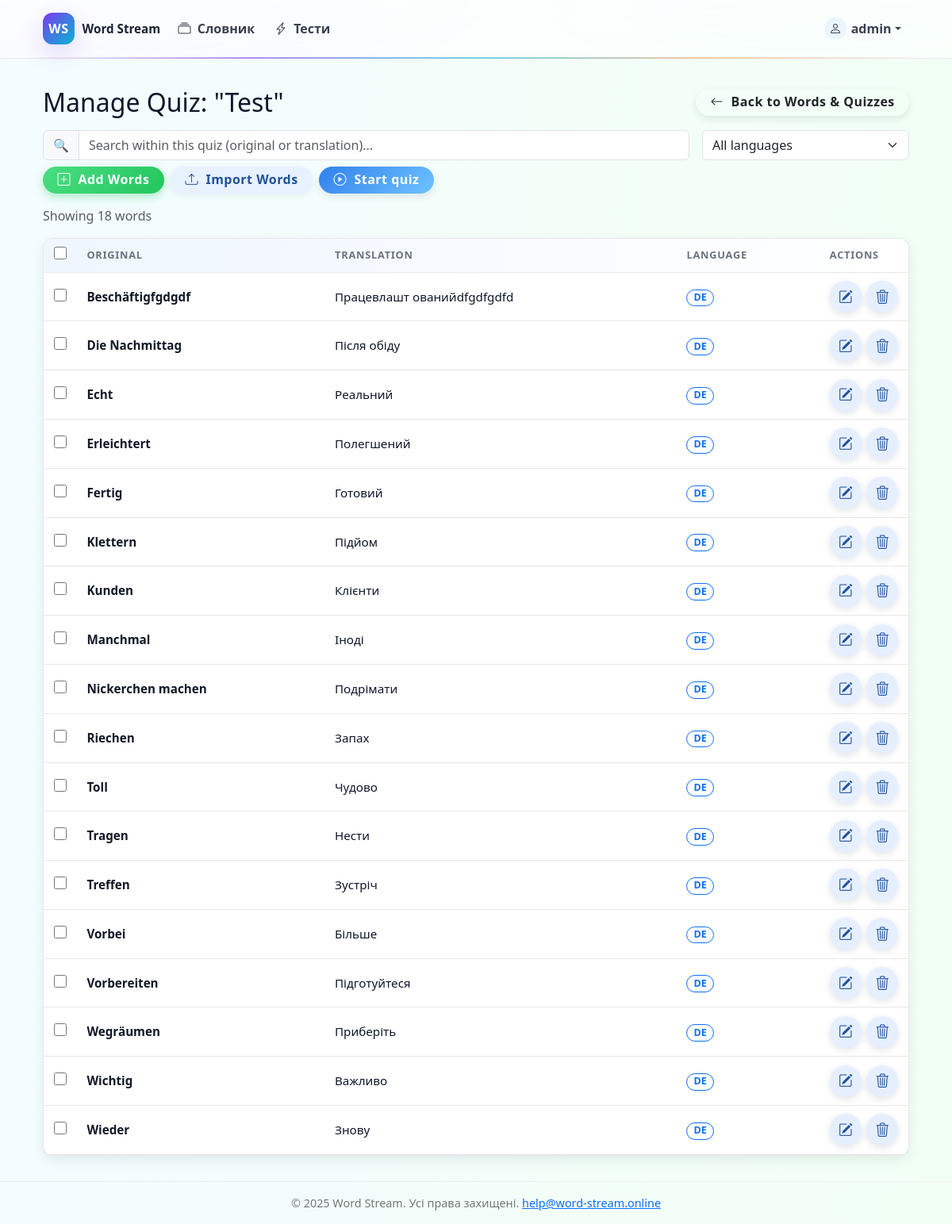
Page /quiz/38/ (signed in) on the earlier database version.
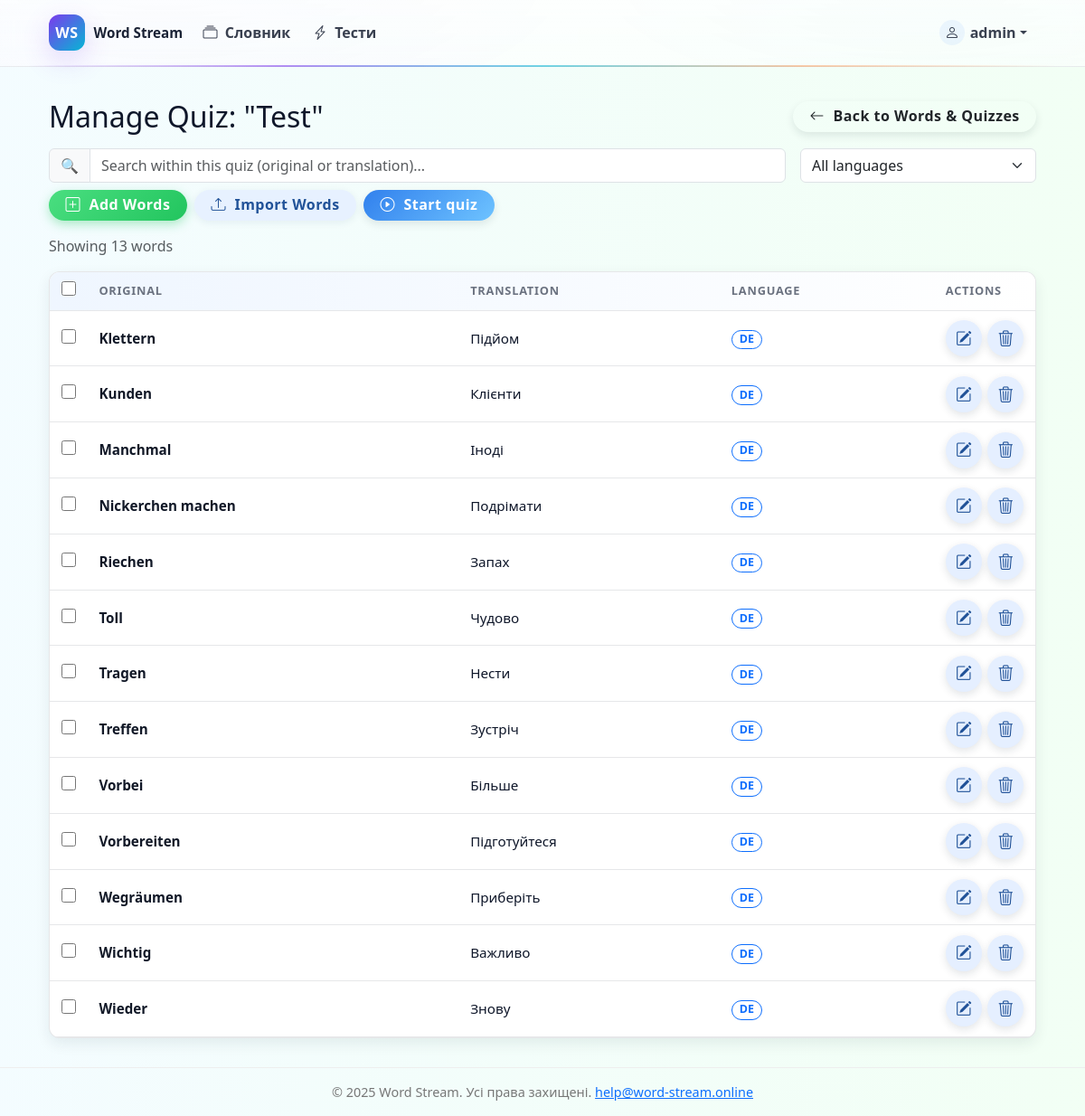
Same page on the later database version.
### quiz/models.py (models this page shows, shortened)
class CustomQuiz(models.Model):
    owner = models.ForeignKey(
        User,
        on_delete=models.CASCADE,
        related_name="custom_quizzes",
        null=True,      # temporary
        blank=True,
    )
    title = models.CharField(max_length=100)
    words = models.ManyToManyField(Word, related_name="in_quizzes")

class Word(models.Model):
    LANGUAGE_CHOICES = [
        ("de", "Німецька"),
        ("en", "Англійська"),
        ("uk", "Українська"),
        ("pl", "Польська"),
        ("fr", "Французька"),
        ("es", "Іспанська"),
        ("it", "Італійська"),
        ("pt", "Португальська"),
        ("nl", "Нідерландська"),
        ("sv", "Шведська"),
        ("no", "Норвезька"),
        ("da", "Данська"),
        ("fi", "Фінська"),
        ("cs", "Чеська"),
        ("sk", "Словацька"),
        ("hu", "Угорська"),
        ("ro", "Румунська"),
    ]
    owner = models.ForeignKey(
        User,
        on_delete=models.CASCADE,
        related_name="words",
        null=True,       # temporary so old rows are allowed
        blank=True,      # same
    )
    original_word = models.CharField(max_length=100)
    translation = models.CharField(max_length=100)
    language = models.CharField(
        max_length=5,
        choices=LANGUAGE_CHOICES,
        default="de",
        blank=True,      # empty string means "unknown"
    )
    is_quizable = models.BooleanField(default=True)
    times_quizzed = models.IntegerField(default=0)
    correct_answers = models.IntegerField(default=0)
    timeout = models.IntegerField(default=0)
    class Meta:
        unique_together = ("owner", "original_word", "language")

### quiz/views.py (the view)
# urls.py: path('quiz/<int:pk>/', views.custom_quiz_detail, name='custom_quiz_detail'),
@login_required
def custom_quiz_detail(request, pk):
    quiz = get_object_or_404(CustomQuiz, pk=pk, owner=request.user)
    quiz_words = quiz.words.order_by('original_word')
    all_words = Word.objects.filter(owner=request.user).exclude(
        pk__in=quiz_words.values('pk')
    ).order_by('original_word')
    context = {
        'quiz': quiz,
        'quiz_words': quiz_words,
        'all_words': all_words,
        'language_choices': Word.LANGUAGE_CHOICES,
    }
    return render(request, 'quiz/quiz_manage_words.html', context)

### quiz/templates/quiz/quiz_manage_words.html (shortened to what this page needs)
{% extends "base.html" %}
{% load static %}
{% block content %}
<div class="container mt-1"
     id="quiz-manage-root"
     data-quiz-id="{{ quiz.id }}"
     data-add-url="{% url 'quiz:quiz_add_words' quiz.id %}"
     data-remove-url="{% url 'quiz:quiz_remove_word' quiz.id %}"
     data-bulk-remove-url="{% url 'quiz:bulk_remove_quiz_words' quiz.id %}">
    <div class="d-flex flex-column flex-sm-row justify-content-between align-items-sm-center mb-3">
        <h2 class="mb-0 order-first order-sm-first text-center text-sm-start">
          Manage Quiz: "{{ quiz.title }}"
        </h2>
      <a
        href="{% url 'quiz:word_list' %}"
        class="btn btn-ws-base btn-ws-outline text-nowrap mt-2 mt-sm-0 order-last order-sm-last"
      >
        <i class="bi bi-arrow-left me-1"></i>
        Back to Words &amp; Quizzes
      </a>
    </div>
  {% include "quiz/partials/manage/_quiz_words_table.html" %}
</div>
{% endblock %}

### quiz/templates/base.html (shortened to what this page needs)
{% load static %}
<!DOCTYPE html>
<html lang="en">
<head>
  <link rel="stylesheet" href="https://cdn.jsdelivr.net/npm/bootstrap@5.3.3/dist/css/bootstrap.min.css">
  <link rel="stylesheet" href="https://cdn.jsdelivr.net/npm/bootstrap-icons@1.11.3/font/bootstrap-icons.css">
  <link rel="stylesheet" href="{% static 'quiz/css/styles.css' %}">
</head>
<body>
  <div class="ws-header">
    <nav class="navbar navbar-expand-lg">
      <div class="container ws-header-inner">
        <a class="ws-brand" href="{% url 'quiz:index' %}">
          <div class="ws-logo-badge" aria-hidden="true">WS</div>
          <div class="ws-brand-text">
            <b>Word Stream</b>
          </div>
        </a>
        <div class="collapse navbar-collapse" id="navbarNav">
          <ul class="navbar-nav mx-lg-auto mb-2 mb-lg-0 gap-lg-1">
            {% if user.is_authenticated %}
              <li class="nav-item">
                <a class="nav-link ws-navlink" href="{% url 'quiz:word_list' %}">
                  <i class="bi bi-collection me-1"></i> Словник
                </a>
              </li>
            {% endif %}
            <li class="nav-item">
              <a class="nav-link ws-navlink" href="{% url 'quiz:quiz' %}">
                <i class="bi bi-lightning-charge me-1"></i> Тести
              </a>
            </li>
          </ul>
          <ul class="navbar-nav ms-lg-auto mb-2 mb-lg-0 align-items-lg-center gap-2">
            {% if user.is_authenticated %}
              <li class="nav-item dropdown ws-dropdown">
                <a class="nav-link ws-navlink dropdown-toggle d-flex align-items-center" href="#"
                   role="button" data-bs-toggle="dropdown" aria-expanded="false">
                  <span class="user-avatar"><i class="bi bi-person"></i></span>
                  <span>{{ user.username }}</span>
                </a>
              </li>
            {% endif %}
          </ul>
        </div>
      </div>
    </nav>
  </div>
  <main class="container">
    {% block content %}{% endblock %}
  </main>
  <footer>
    &copy; {% now "Y" %} Word Stream. Усі права захищені.
    <a href="mailto:help@word-stream.online">help@word-stream.online</a>
  </footer>
</body>
</html>

### quiz/templates/quiz/partials/manage/_quiz_words_table.html (shortened to what this page needs)
<div class="mb-3">
  <div class="row g-2 g-lg-3 align-items-lg-center mb-2">
    <div class="col-12 col-lg-9">
      <div class="input-group">
        <span class="input-group-text">🔍</span>
        <input
          type="text"
          id="quiz-word-search"
          class="form-control"
          placeholder="Search within this quiz (original or translation)..."
        >
      </div>
    </div>
    <div class="col-12 col-lg-3">
      <select id="quiz-language-filter" class="form-select">
        <option value="">All languages</option>
      </select>
    </div>
  </div>
  <div class="d-flex flex-column flex-sm-row justify-content-start gap-2">
    <button
      id="open-add-words-modal-btn"
      class="btn btn-ws-base btn-ws-success flex-fill flex-sm-grow-0 text-nowrap"
      data-quiz-id="{{ quiz.id }}"
      data-candidate-url="{% url 'quiz:quiz_candidate_words' quiz.id %}"
      data-add-url="{% url 'quiz:quiz_add_words' quiz.id %}"
    >
      <i class="bi bi-plus-square me-1"></i>
      Add Words
    </button>
    <a
      href="{% url 'quiz:upload_words' %}?quiz_id={{ quiz.id }}"
      class="btn btn-ws-base btn-ws-soft flex-fill flex-sm-grow-0 text-nowrap"
    >
      <i class="bi bi-upload me-1"></i>
      Import Words
    </a>
      <a
        href="{% url 'quiz:quiz' %}?start=1&quiz_id={{ quiz.id }}"
        class="btn btn-ws-base btn-ws-primary text-nowrap"
    >
        <i class="bi bi-play-circle me-1"></i>
        Start quiz
    </a>
  </div>
</div>
<p class="text-muted mb-3" id="quiz-word-count-text">
  Showing
  <span id="quiz-word-count-number">{{ quiz_words|length }}</span>
  word{% if quiz_words|length != 1 %}s{% endif %}
</p>
<div class="ws-table-wrapper">
  <div class="ws-table-scroll">
    <table class="ws-table ws-table-quiz-words">
      <thead>
        <tr>
          <th class="ws-check-header">
            <input type="checkbox" id="quiz-word-select-all" class="ws-check-input">
          </th>
          <th>Original</th>
          <th>Translation</th>
          <th class="ws-lang-header">Language</th>
          <th class="ws-actions-header">Actions</th>
        </tr>
      </thead>
      <tbody id="quiz-word-table-body">
        {% for word in quiz_words %}
          <tr data-word-id="{{ word.id }}" data-language="{{ word.language }}">
            <td class="ws-check-cell">
              <input type="checkbox" class="ws-check-input quiz-word-checkbox">
            </td>
            <td class="ws-col-original">
              {{ word.original_word }}
            </td>
            <td class="ws-col-translation">
              {{ word.translation }}
            </td>
            <td class="ws-lang-cell">
              <span class="ws-lang-badge">{{ word.language|upper }}</span>
            </td>
            <td class="ws-actions-cell">
              <div class="btn-row">
                <button
                  type="button"
                  class="btn-ws-icon edit quiz-edit-word-btn"
                  title="Edit word"
                  aria-label="Edit word"
                  data-word-id="{{ word.id }}"
                  data-original="{{ word.original_word|escape }}"
                  data-translation="{{ word.translation|escape }}"
                  data-language="{{ word.language }}"
                  data-edit-url="{% url 'quiz:edit_word' word.id %}"
                >
                  <i class="bi bi-pencil-square"></i>
                </button>
                <button
                  type="button"
                  class="btn-ws-icon delete remove-word-btn"
                  title="Remove from quiz"
                  aria-label="Remove word from this quiz"
                >
                  <i class="bi bi-trash3"></i>
                </button>
              </div>
            </td>
          </tr>
        {% empty %}
          <tr>
            <td colspan="100%" class="text-center text-muted py-4">
              This quiz has no words yet.
            </td>
          </tr>
        {% endfor %}
      </tbody>
    </table>
  </div>
</div>

### quiz/static/quiz/css/styles.css (style rules this page uses)
:root { --ws-bg: #f5f7fb; --ws-surface: #ffffff; --ws-text: #0f172a; --ws-muted: #6b7280; --ws-border: #e5e7eb; --ws-primary-1: #3180ed; --ws-primary-2: #6ec3ff; --ws-soft-bg: #e7f1ff; --ws-soft-bg-hover: #d5e5ff; --ws-soft-text: #215298; --ws-soft-text-hover: #163a6b; --ws-danger-1: #f97373; --ws-danger-2: #f43f5e; --ws-danger-1-hover: #dc2626; --ws-danger-2-hover: #e11d48; --ws-success-1: #4ade80; --ws-success-2: #22c55e; --ws-success-1-hover: #22c55e; --ws-success-2-hover: #16a34a; --ws-radius-sm: 12px; --ws-radius-md: 16px; --ws-radius-lg: 18px; --ws-radius-pill: 999px; --ws-shadow-sm: 0 4px 10px rgba(15, 35, 52, 0.10); --ws-shadow-md: 0 6px 16px rgba(15, 35, 52, 0.08); --ws-shadow-lg: 0 10px 25px rgba(15, 35, 52, 0.08); --ws-focus-ring: 0 0 0 3px rgba(49, 128, 237, 0.35); --ws-t-fast: 120ms ease; --ws-t: 250ms ease; --ws-reveal-dur: 600ms; --ws-reveal-ease: ease; }
body { background-color: var(--ws-bg); color: var(--ws-text); font-family: system-ui, -apple-system, BlinkMacSystemFont, "Segoe UI", sans-serif; }
.btn-row { display: flex; flex-wrap: wrap; gap: 0.75rem; }
.btn-ws-base, .btn-ws-icon, .choice-btn, .match-item { -webkit-tap-highlight-color: transparent; user-select: none; cursor: pointer; text-decoration: none; display: inline-flex; align-items: center; justify-content: center; gap: 0.35rem; line-height: 1.2; }
.btn-ws-base { border-radius: var(--ws-radius-pill); font-weight: 600; letter-spacing: 0.03em; padding: 0.45rem 1.15rem; border: 0; box-shadow: var(--ws-shadow-sm); transition: transform var(--ws-t-fast), box-shadow var(--ws-t), filter var(--ws-t), background-color var(--ws-t), color var(--ws-t); will-change: transform; }
.btn-ws-primary { background-image: linear-gradient(135deg, var(--ws-primary-1), var(--ws-primary-2)); color: #ffffff; }
.btn-ws-soft { background-color: var(--ws-soft-bg); color: var(--ws-soft-text); box-shadow: 0 2px 8px rgba(23, 60, 117, 0.08); }
.btn-ws-success { background: linear-gradient(135deg, var(--ws-success-1), var(--ws-success-2)); color: #ffffff; box-shadow: 0 4px 12px rgba(34, 197, 94, 0.35); }
.btn-ws-icon { width: 2.5rem; height: 2.5rem; border-radius: 50%; padding: 0; border: 0; background-color: #e5efff; color: var(--ws-soft-text); box-shadow: 0 3px 10px rgba(15, 35, 52, 0.12); transition: transform var(--ws-t-fast), box-shadow var(--ws-t), background-color var(--ws-t), color var(--ws-t); flex: 0 0 auto; }
.btn-ws-icon i { font-size: 1.1rem; }
.ws-table-wrapper { margin: 0 auto; max-width: 100%; border: 1px solid var(--ws-border); border-radius: var(--ws-radius-sm); background: var(--ws-surface); overflow: hidden; box-shadow: var(--ws-shadow-md); }
.ws-table-scroll { overflow-x: auto; width: 100%; }
table.ws-table { width: 100%; border-collapse: collapse; font-size: 0.95rem; }
.ws-table thead { background: linear-gradient(to right, #eff6ff, #ffffff); }
.ws-table thead th { padding: 0.65rem 0.8rem; border-bottom: 1px solid var(--ws-border); font-size: 0.8rem; text-transform: uppercase; letter-spacing: 0.06em; font-weight: 600; color: var(--ws-muted); white-space: nowrap; }
.ws-table tbody td { padding: 0.65rem 0.8rem; border-bottom: 1px solid var(--ws-border); vertical-align: middle; }
.ws-col-original { white-space: nowrap; overflow: hidden; text-overflow: ellipsis; max-width: 200px; font-weight: 600; color: #111827; }
.ws-col-translation { white-space: normal; }
.ws-check-header, .ws-check-cell { width: 40px; text-align: center; }
.ws-check-input { width: 16px; height: 16px; cursor: pointer; accent-color: var(--ws-primary-1); }
.ws-actions-cell { white-space: nowrap; width: 1%; text-align: right; vertical-align: middle; }
.ws-actions-cell .btn-row { display: inline-flex; flex-wrap: nowrap; align-items: center; gap: 0.4rem; }
.ws-lang-badge { display: inline-block; padding: 0.15rem 0.5rem; border-radius: 999px; border: 1px solid #0d6efd; color: #0d6efd; background: transparent; font-size: 0.78rem; font-weight: 600; line-height: 1.2; white-space: nowrap; }

Differences in the rows shown:
no longer on this page (row edited): Word: original_word "Beschäftigfgdgdf", translation "Працевлашт ованийdfgdfgdfd", language "DE"
removed Word: original_word "Die Nachmittag", translation "Після обіду", language "DE"
removed Word: original_word "Echt", translation "Реальний", language "DE"
no longer on this page (row unchanged): Word: original_word "Erleichtert", translation "Полегшений", language "DE"
no longer on this page (row unchanged): Word: original_word "Fertig", translation "Готовий", language "DE"
Other differences:
{{ quiz_words|length }}: "18" → "13"
